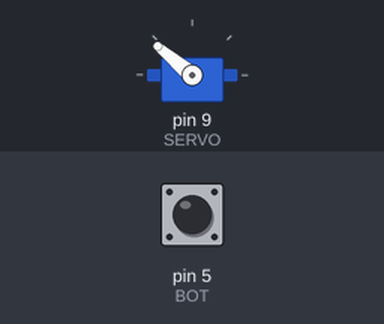
Simulated run of this sketch. Board: Arduino Uno, built with avr-gcc and run on an emulated ATmega328P. Shown: servo. The inputs (shaded band) are chosen by the test bench; at power-on: pin 5 (BOT) LOW.

Above: at 1.2 s.
1.3 s: pin 5 (BOT) pulled HIGH for 0.15 s
At 1.37 s:
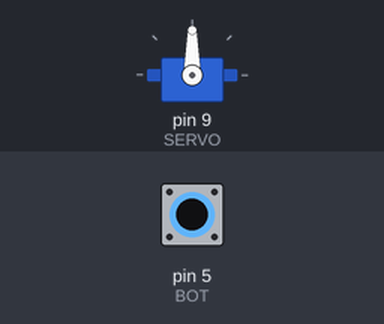
2.9 s: pin 5 (BOT) pulled HIGH for 3.2 s
At 6.5 s:
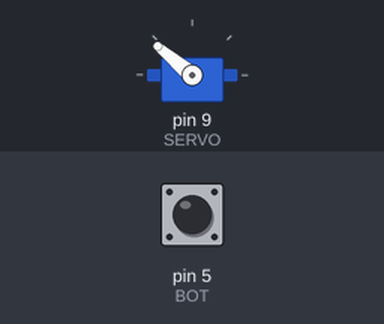
Timing chart, 0 to 8.0 s (numbered marks = the images above; inputs shaded):
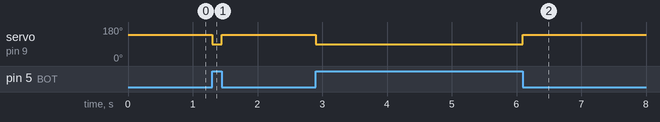

Measured:
- after the input at 1.3 s, servo on pin 9 (SERVO): 140° → 90° at once, → 140° 0.15 s later
- after the input at 2.9 s, servo on pin 9 (SERVO): 140° → 90° at once, → 140° 3.2 s later

The sketch:

Experimento_Lancamento_de_Projetil.ino
```cpp
#include <Servo.h>

Servo servo_motor;

const int SERVO = 9; //Porta utilizada pelo servo motor
const int teta = 140; //Ângulo de fechamento da garra robótica

const int BOT = 5; //Porta utilizada pelo botão

void setup() {
  pinMode(BOT, INPUT);
  servo_motor.attach(SERVO);
  servo_motor.write(teta);
}

void loop() {
  if (digitalRead(BOT)==HIGH){
    servo_motor.write(90);
  } else {
    servo_motor.write(teta);
  }
}
```
